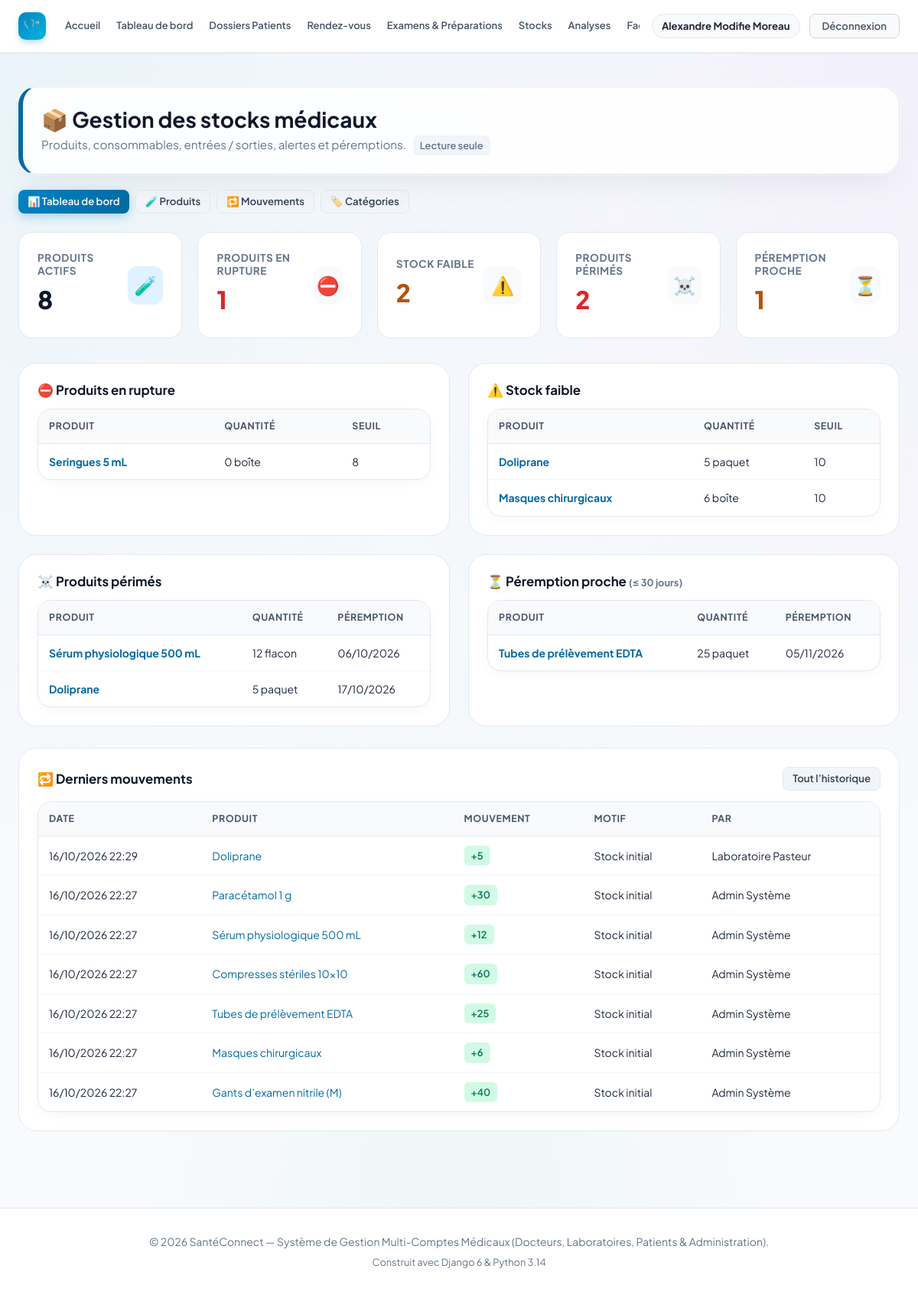
Screenshot of /stock/ (signed in) with the database file from the repository.
### accounts/models.py (models this page shows, shortened)
class User(AbstractUser):
    class Role(models.TextChoices):
        ADMIN = 'ADMIN', 'Administrateur'
        DOCTEUR = 'DOCTEUR', 'Médecin'
        LABORATOIRE = 'LABORATOIRE', 'Laborantin'
        PATIENT = 'PATIENT', 'Patient'
    role = models.CharField(
        max_length=20,
        choices=Role.choices,
        default=Role.PATIENT,
        verbose_name="Rôle utilisateur"
    )
    phone = models.CharField(max_length=25, blank=True, null=True, verbose_name="Téléphone")
    address = models.CharField(max_length=255, blank=True, null=True, verbose_name="Adresse")
    city = models.CharField(max_length=100, blank=True, null=True, verbose_name="Ville")
    is_verified = models.BooleanField(
        default=False,
        verbose_name="Compte certifié / validé",
        help_text="Coché par l'administrateur pour valider l'activité d'un docteur ou laboratoire."
    )
    objects = CustomUserManager()
    class Meta:
        verbose_name = "Utilisateur"
        verbose_name_plural = "Tous les Utilisateurs"
    @property
    def is_doctor(self):
        return self.role == self.Role.DOCTEUR
    @property
    def is_laboratory(self):
        return self.role == self.Role.LABORATOIRE
    @property
    def is_patient(self):
        return self.role == self.Role.PATIENT
    @property
    def is_admin_user(self):
        return self.role == self.Role.ADMIN or self.is_superuser

### stock/models.py (models this page shows, shortened)
class Produit(models.Model):
    class Unite(models.TextChoices):
        UNITE = "UNITE", "Unité"
        BOITE = "BOITE", "Boîte"
        PAQUET = "PAQUET", "Paquet"
        FLACON = "FLACON", "Flacon"
        SACHET = "SACHET", "Sachet"
        KIT = "KIT", "Kit"
        LITRE = "LITRE", "Litre"
    nom = models.CharField("Nom du produit", max_length=150)
    reference = models.CharField(
        "Référence", max_length=50, unique=True, null=True, blank=True,
        help_text="Laissez vide pour générer automatiquement (PRD-00001...).",
    )
    categorie = models.ForeignKey(
        Categorie, verbose_name="Catégorie", on_delete=models.SET_NULL,
        null=True, blank=True, related_name="produits",
    )
    unite = models.CharField("Unité", max_length=10, choices=Unite.choices, default=Unite.UNITE)
    fournisseur = models.CharField("Fournisseur", max_length=150, blank=True)
    emplacement = models.CharField(
        "Emplacement de stockage", max_length=100, blank=True,
        help_text="Ex. : Armoire B, étagère 2.",
    )
    prix_unitaire = models.DecimalField(
        "Prix unitaire (€)", max_digits=8, decimal_places=2, null=True, blank=True,
        validators=[MinValueValidator(0)],
    )
    quantite = models.PositiveIntegerField("Quantité en stock", default=0, editable=False)
    seuil_alerte = models.PositiveIntegerField(
        "Seuil d’alerte", default=10,
        help_text="Une alerte est affichée lorsque la quantité est inférieure ou égale à ce seuil.",
    )
    date_peremption = models.DateField(
        "Date de péremption", null=True, blank=True,
        help_text="Laissez vide pour un produit sans date de péremption.",
    )
    description = models.TextField("Description", blank=True)
    actif = models.BooleanField("Actif", default=True)
    created_at = models.DateTimeField(auto_now_add=True)
    updated_at = models.DateTimeField(auto_now=True)
    objects = ProduitQuerySet.as_manager()
    class Meta:
        verbose_name = "Produit médical"
        verbose_name_plural = "Produits médicaux"
        ordering = ["nom"]

class MouvementStock(models.Model):
    class Type(models.TextChoices):
        ENTREE = "ENTREE", "Entrée"
        SORTIE = "SORTIE", "Sortie"
    class Motif(models.TextChoices):
        INITIAL = "INITIAL", "Stock initial"
        ACHAT = "ACHAT", "Réception / achat"
        RETOUR = "RETOUR", "Retour en stock"
        AJUSTEMENT_PLUS = "AJUSTEMENT_PLUS", "Ajustement d’inventaire (+)"
        UTILISATION = "UTILISATION", "Utilisation / consommation"
        PEREMPTION = "PEREMPTION", "Mise au rebut (péremption)"
        PERTE = "PERTE", "Casse / perte"
        AJUSTEMENT_MOINS = "AJUSTEMENT_MOINS", "Ajustement d’inventaire (−)"
    produit = models.ForeignKey(Produit, on_delete=models.PROTECT, related_name="mouvements")
    type = models.CharField("Type", max_length=10, choices=Type.choices)
    motif = models.CharField("Motif", max_length=20, choices=Motif.choices)
    quantite = models.PositiveIntegerField("Quantité", validators=[MinValueValidator(1)])
    stock_apres = models.PositiveIntegerField("Stock après mouvement")
    numero_lot = models.CharField("N° de lot", max_length=50, blank=True)
    commentaire = models.CharField("Commentaire", max_length=255, blank=True)
    utilisateur = models.ForeignKey(
        settings.AUTH_USER_MODEL, on_delete=models.SET_NULL, null=True, blank=True,
        related_name="mouvements_stock", verbose_name="Effectué par",
    )
    date = models.DateTimeField("Date", auto_now_add=True)
    class Meta:
        verbose_name = "Mouvement de stock"
        verbose_name_plural = "Mouvements de stock"
        ordering = ["-date", "-id"]
    @property
    def auteur(self):
        u = self.utilisateur
        return (u.get_full_name() or u.username) if u else "—"

### stock/views.py (the view)
# urls.py: path("", views.dashboard, name="dashboard"),
@stock_consultation_requise
def dashboard(request):
    alertes = get_alertes()
    blocs = [
        {"cle": "rupture", "titre": "Produits en rupture", "icone": "⛔", "mode": "stock"},
        {"cle": "faible", "titre": "Stock faible", "icone": "⚠️", "mode": "stock"},
        {"cle": "expire", "titre": "Produits périmés", "icone": "☠️", "mode": "date"},
        {"cle": "bientot", "titre": "Péremption proche", "icone": "⏳", "mode": "date"},
    ]
    for bloc in blocs:
        qs = alertes[bloc["cle"]]
        bloc["nb"] = qs.count()
        bloc["produits"] = list(qs.order_by("date_peremption", "nom")[:8]
                                if bloc["mode"] == "date" else qs.order_by("quantite", "nom")[:8])
    return render(request, "stock/dashboard.html", {
        "blocs": blocs,
        "nb_produits": Produit.objects.actifs().count(),
        "derniers_mouvements": MouvementStock.objects.select_related("produit", "utilisateur")[:8],
        "seuil_jours": seuil_peremption_jours(),
        "can_manage": peut_gerer_stock(request.user),
    })

### stock/models.py (called while the page is built)
def seuil_peremption_jours():
    return getattr(settings, "STOCK_ALERTE_PEREMPTION_JOURS", 30)

    def actifs(self):
        return self.filter(actif=True)

    def en_rupture(self):
        return self.filter(quantite=0)

    def stock_faible(self):
        return self.filter(quantite__gt=0, quantite__lte=F("seuil_alerte"))

    def expires(self):
        return self.filter(date_peremption__lt=timezone.localdate())

    def bientot_perimes(self):
        aujourdhui = timezone.localdate()
        limite = aujourdhui + timedelta(days=seuil_peremption_jours())
        return self.filter(date_peremption__gte=aujourdhui, date_peremption__lte=limite)

### stock/permissions.py (called while the page is built)
def peut_consulter_stock(user):
    return user.is_authenticated and (user.is_admin_user or user.is_laboratory or user.is_doctor)

def peut_gerer_stock(user):
    return user.is_authenticated and (user.is_admin_user or user.is_laboratory)

def _creer_decorateur(verifier, message):
    def decorateur(vue):
        @wraps(vue)
        def enveloppe(request, *args, **kwargs):
            if not request.user.is_authenticated:
                return redirect_to_login(request.get_full_path())
            if not verifier(request.user):
                messages.error(request, message)
                return redirect("dashboard")
            return vue(request, *args, **kwargs)
        return enveloppe
    return decorateur

### stock/services.py (called while the page is built)
def get_alertes():
    base = Produit.objects.actifs().select_related("categorie")
    return {
        "rupture": base.en_rupture(),
        "faible": base.stock_faible(),
        "expire": base.expires().filter(quantite__gt=0),
        "bientot": base.bientot_perimes().filter(quantite__gt=0),
    }

### stock/templates/stock/dashboard.html (shortened to what this page needs)
{% extends 'base.html' %}
{% load static %}
{% block extra_css %}<link rel="stylesheet" href="{% static 'stock/stock.css' %}">{% endblock %}
{% block content %}
<div class="container">
    {% include 'stock/_header.html' with active='dashboard' %}
    <div class="stats-row">
        <div class="stat-widget">
            <div class="stat-info"><h4>Produits actifs</h4><div class="stat-number">{{ nb_produits }}</div></div>
            <div class="stat-icon" style="color: var(--primary); background: var(--primary-light);">🧪</div>
        </div>
        {% for bloc in blocs %}
        <a href="{% url 'stock:produit_list' %}?statut={{ bloc.cle }}" class="stat-widget" style="color:inherit;">
            <div class="stat-info">
                <h4>{{ bloc.titre }}</h4>
                <div class="stat-number" {% if bloc.nb %}style="color:{% if bloc.cle == 'faible' or bloc.cle == 'bientot' %}#b45309{% else %}#dc2626{% endif %};"{% endif %}>{{ bloc.nb }}</div>
            </div>
            <div class="stat-icon">{{ bloc.icone }}</div>
        </a>
        {% endfor %}
    </div>
    <div class="stock-grid-2">
        {% for bloc in blocs %}
        <div class="stock-card">
            <h3>
                <span>{{ bloc.icone }} {{ bloc.titre }}{% if bloc.cle == 'bientot' %} <span class="muted">(≤ {{ seuil_jours }} jours)</span>{% endif %}</span>
            </h3>
            {% if bloc.produits %}
            <div class="table-responsive">
                <table class="data-table">
                    <thead><tr><th>Produit</th><th>Quantité</th><th>{% if bloc.mode == 'date' %}Péremption{% else %}Seuil{% endif %}</th></tr></thead>
                    <tbody>
                    {% for p in bloc.produits %}
                        <tr>
                            <td><a href="{% url 'stock:produit_detail' p.pk %}"><strong>{{ p.nom }}</strong></a></td>
                            <td>{{ p.quantite }} {{ p.get_unite_display|lower }}</td>
                            <td>{% if bloc.mode == 'date' %}{{ p.date_peremption|date:"d/m/Y" }}{% else %}{{ p.seuil_alerte }}{% endif %}</td>
                        </tr>
                    {% endfor %}
                    </tbody>
                </table>
            </div>
            {% else %}
                <p class="empty-state">✓ Aucune alerte.</p>
            {% endif %}
        </div>
        {% endfor %}
    </div>
    <div class="stock-card" style="margin-bottom: 40px;">
        <h3>🔁 Derniers mouvements <a href="{% url 'stock:mouvement_list' %}" class="btn btn-secondary btn-sm">Tout l’historique</a></h3>
        {% if derniers_mouvements %}
        <div class="table-responsive">
            <table class="data-table">
                <thead><tr><th>Date</th><th>Produit</th><th>Mouvement</th><th>Motif</th><th>Par</th></tr></thead>
                <tbody>
                {% for m in derniers_mouvements %}
                    <tr>
                        <td>{{ m.date|date:"d/m/Y H:i" }}</td>
                        <td><a href="{% url 'stock:produit_detail' m.produit.pk %}">{{ m.produit.nom }}</a></td>
                        <td><span class="status-pill {% if m.type == 'ENTREE' %}verified{% else %}info{% endif %}">{% if m.type == 'ENTREE' %}+{% else %}−{% endif %}{{ m.quantite }}</span></td>
                        <td>{{ m.get_motif_display }}</td>
                        <td>{{ m.auteur }}</td>
                    </tr>
                {% endfor %}
                </tbody>
            </table>
        </div>
        {% else %}<p class="empty-state">Aucun mouvement enregistré.</p>{% endif %}
    </div>
</div>
{% endblock %}

### templates/base.html (shortened to what this page needs)
{% load static %}
<!doctype html>
<html lang="fr">
  <head>
    <link rel="stylesheet" href="{% static 'css/style.css' %}?v=20261022_1" />
    {% block extra_css %}{% endblock %}
  </head>
  <body>
    <nav class="navbar" id="main-navbar">
      <div class="container navbar-inner">
        <div class="navbar-brand-section">
          <a href="{% url 'home' %}" class="logo-brand" id="brand-logo-link">
            <span class="logo-icon">🩺</span>
          </a>
        </div>
        <div class="nav-links" id="main-nav-links">
          <a href="{% url 'home' %}" class="nav-item-link" id="nav-home"
            >Accueil</a
          >
          {% if user.is_authenticated %}
            <a href="{% url 'dashboard' %}" class="nav-item-link" id="nav-dashboard">Tableau de bord</a>
            {% if user.is_admin_user or user.is_doctor %}
              <a href="{% url 'dossiers_patients_list' %}" class="nav-item-link" id="nav-dossiers">Dossiers Patients</a>
            {% endif %}
            {% if user.is_admin_user or user.is_doctor or user.is_patient %}
              <a href="{% url 'rendezvous:rdv_list' %}" class="nav-item-link" id="nav-rendezvous">Rendez-vous</a>
            {% endif %}
            {% if user.is_admin_user or user.is_doctor %}
              <a href="{% url 'examens_list' %}" class="nav-item-link" id="nav-examens">Examens &amp; Préparations</a>
            {% endif %}
            {% if user.is_admin_user or user.is_laboratory or user.is_doctor %}
              <a href="{% url 'stock:dashboard' %}" class="nav-item-link" id="nav-stock">Stocks</a>
            {% endif %}
            {% if user.is_laboratory %}
              <a href="{% url 'laboratoire:prelevement_list' %}" class="nav-item-link" id="nav-laboratoire">Prélèvements</a>
            {% elif user.is_doctor %}
              <a href="{% url 'laboratoire:demande_list' %}" class="nav-item-link">Analyses</a>
            {% endif %}
            {% if user.is_admin_user or user.is_patient or user.is_doctor and user.is_verified %}
              <a href="{% url 'facture_list' %}" class="nav-item-link" id="nav-factures">Factures</a>
            {% endif %}
          {% endif %}
        </div>
        <div class="navbar-user-actions" id="nav-user-actions">
          {% if user.is_authenticated %}
          <div class="nav-user-badge" id="nav-user-profile">
            <a
              href="{% url 'profile' %}"
              class="nav-user-name-link"
              id="nav-profile-edit"
              title="Mon profil"
              >{{ user.get_full_name|default:user.username }}</a
            >
          </div>
          <a
            href="{% url 'logout' %}"
            class="nav-logout-btn"
            id="btn-nav-logout"
            >Déconnexion</a
          >
          {% endif %}
        </div>
      </div>
    </nav>
    <main style="flex: 1; padding: 24px 0 60px">
      {% block content %}{% endblock %}
    </main>
    <footer class="footer">
      <div class="container">
        <p>
          © 2026 SantéConnect — Système de Gestion Multi-Comptes Médicaux
          (Docteurs, Laboratoires, Patients & Administration).
        </p>
        <p style="margin-top: 6px; font-size: 0.8rem; color: #64748b">
          Construit avec Django 6 & Python 3.14
        </p>
      </div>
    </footer>
  </body>
</html>

### stock/static/stock/stock.css (style rules this page uses)
.stock-card { background: #fff; border: 1px solid var(--border-color); border-radius: var(--radius-xl); padding: 24px; }
.stock-card h3 { font-size: 1.05rem; margin-bottom: 14px; display: flex; align-items: center; justify-content: space-between; gap: 8px; }
.stock-grid-2 { display: grid; grid-template-columns: repeat(auto-fit, minmax(420px, 1fr)); gap: 24px; margin-bottom: 28px; }
.muted { color: var(--text-muted); font-size: 0.8rem; }

### rows the page displays
User: get_full_name "Alexandre Modifie Moreau"
Produit: nom "Seringues 5 mL", quantite "0", unite "boîte", seuil_alerte "8"
Produit: nom "Doliprane", quantite "5", unite "paquet", seuil_alerte "10", date_peremption "17/10/2026"
Produit: nom "Masques chirurgicaux", quantite "6", unite "boîte", seuil_alerte "10"
Produit: nom "Sérum physiologique 500 mL", quantite "12", unite "flacon", date_peremption "06/10/2026"
Produit: nom "Tubes de prélèvement EDTA", quantite "25", unite "paquet", date_peremption "05/11/2026"
MouvementStock: date "16/10/2026 22:29", produit.nom "Doliprane", quantite "5", motif "Stock initial", auteur "Laboratoire Pasteur"
MouvementStock: date "16/10/2026 22:27", produit.nom "Paracétamol 1 g", quantite "30", motif "Stock initial", auteur "Admin Système"
MouvementStock: date "16/10/2026 22:27", produit.nom "Sérum physiologique 500 mL", quantite "12", motif "Stock initial", auteur "Admin Système"
MouvementStock: date "16/10/2026 22:27", produit.nom "Compresses stériles 10x10", quantite "60", motif "Stock initial", auteur "Admin Système"
MouvementStock: date "16/10/2026 22:27", produit.nom "Tubes de prélèvement EDTA", quantite "25", motif "Stock initial", auteur "Admin Système"
MouvementStock: date "16/10/2026 22:27", produit.nom "Masques chirurgicaux", quantite "6", motif "Stock initial", auteur "Admin Système"
MouvementStock: date "16/10/2026 22:27", produit.nom "Gants d’examen nitrile (M)", quantite "40", motif "Stock initial", auteur "Admin Système"

### other values shown
{{ nb_produits }} "8"
{{ bloc.titre }} "PRODUITS EN RUPTURE" "STOCK FAIBLE" "PRODUITS PÉRIMÉS" "PÉREMPTION PROCHE"
{{ bloc.nb }} "1" "2" "2" "1"
{{ bloc.icone }} "⛔" "⚠️" "☠️" "⏳"
{{ bloc.titre }} "Produits en rupture" "Stock faible" "Produits périmés" "Péremption proche"
{{ seuil_jours }} "30"
